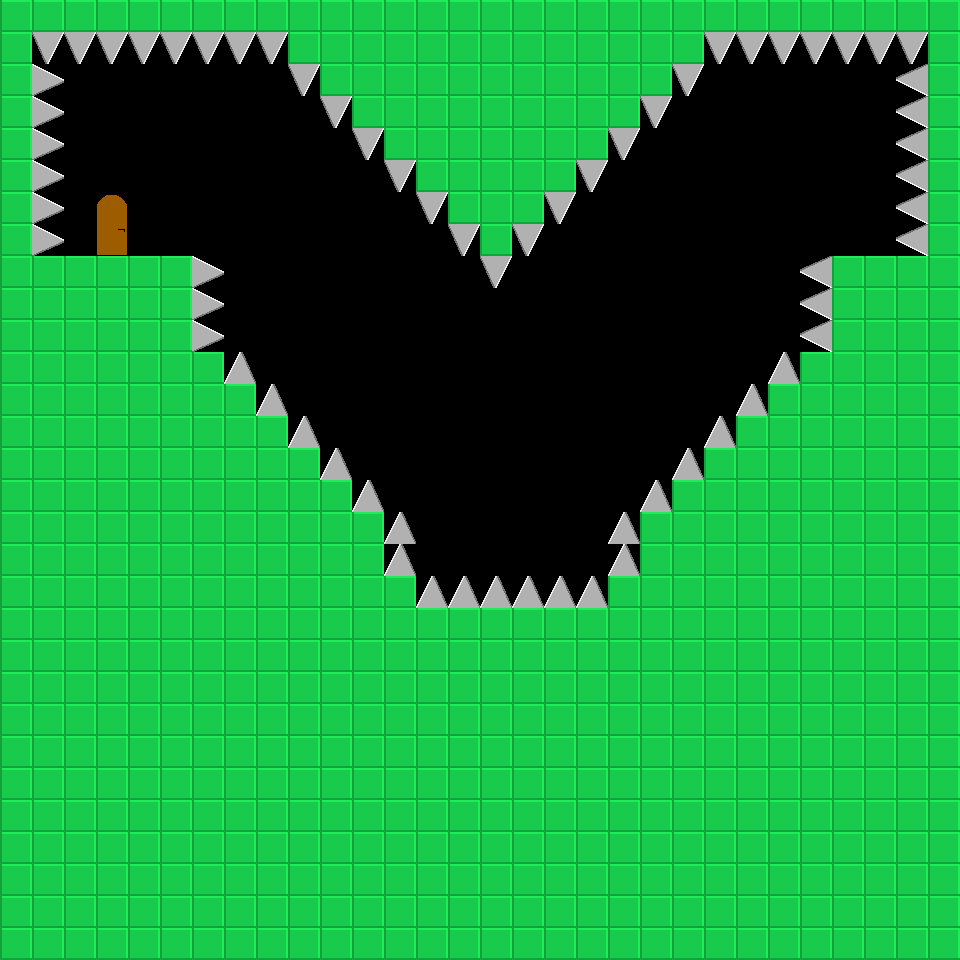

A level layout from a 2D game, rendered from its tile map. Below: a short description, then the map file with tile-grid data replaced by summaries:
An orthogonal 30x30 tile map with 32x32 px tiles, 1 tile layer (Tile Layer 1), 3 tilesets.

<map version="1.0" orientation="orthogonal" renderorder="left-down" width="30" height="30" tilewidth="32" tileheight="32" nextobjectid="1">
 <properties>
  <property name="playerstart" value="26,3" />
  <property name="scrollable" value="1" />
  <property name="starttext" value="Spike Hell" />
  <property name="togglegravity" value="1" />
 </properties>
 <tileset firstgid="1" name="map" tilewidth="32" tileheight="32">
  <image source="../../assets/img/steelblock.png" width="32" height="32" />
  <tile id="0">
   <properties>
    <property name="playerstart" value="4,22" />
   </properties>
  </tile>
 </tileset>
 <tileset firstgid="2" name="spikes" tilewidth="32" tileheight="32">
  <image source="../../assets/img/spikes.png" width="128" height="32" />
  <tile id="0">
   <properties>
    <property name="playerstart" value="4,10" />
   </properties>
  </tile>
 </tileset>
 <tileset firstgid="6" name="Door" tilewidth="32" tileheight="32">
  <image source="../../assets/img/door.png" width="64" height="32" />
 </tileset>
 <layer name="Tile Layer 1" width="30" height="30">
  <data>[900 cells, 669 non-empty, 7 distinct tile ids]</data>
 </layer>
</map>
